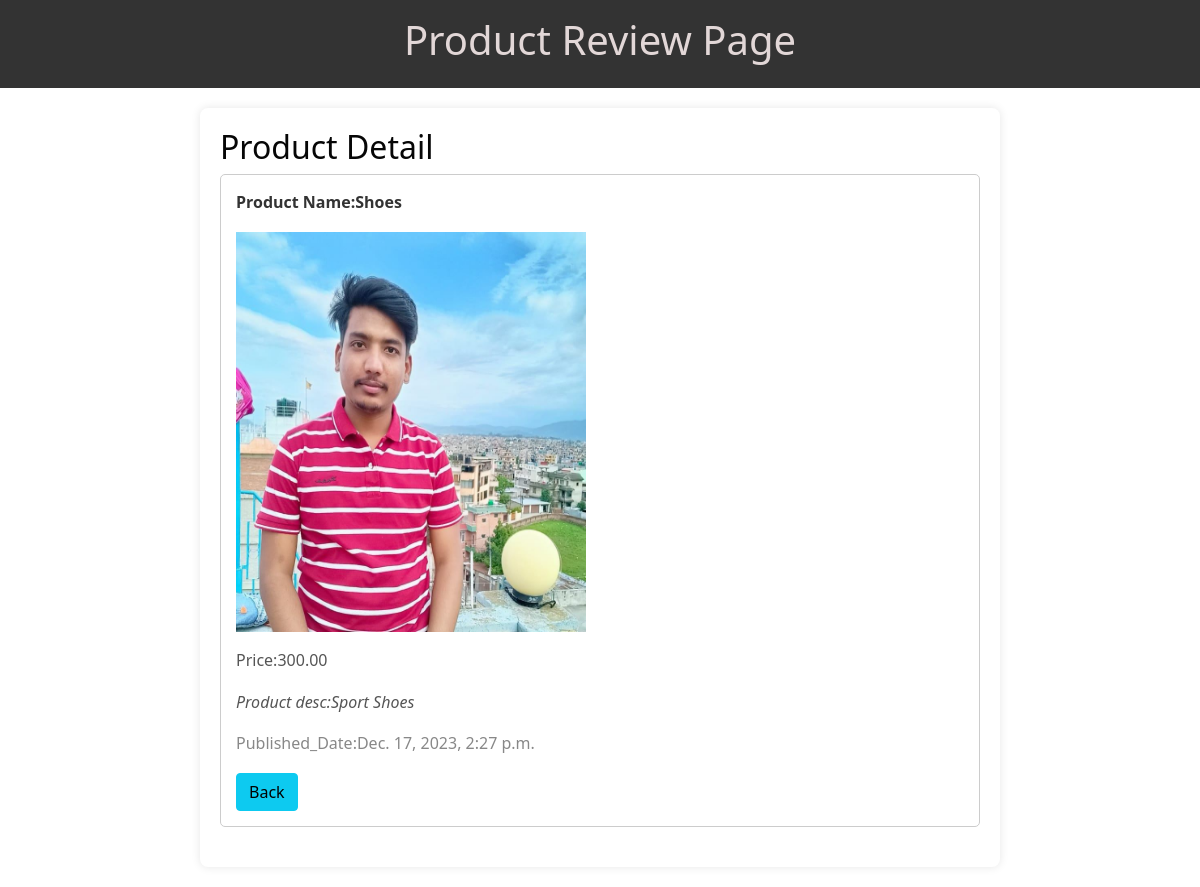
Screenshot of /product/product_detail/1 with the database file from the repository.
### Product_app/models.py (models this page shows, shortened)
class Product(models.Model):
    name=models.CharField(max_length=255)
    price=models.DecimalField(max_digits=5,decimal_places=2)
    desc=models.TextField()
    img=models.ImageField(upload_to='Product_img/')
    created=models.DateTimeField(auto_now_add=True)
    updated=models.DateTimeField(auto_now=True)

### Product_app/views.py (the view)
# urls.py: path('product_detail/<int:id>',Product_detail,name='product_detail'),
def Product_detail(request,id):
    product=Product.objects.get(id=id)
    return render(request,'Product_detail.html',{'data':product})

### Product_app/templates/Product_detail.html (shortened to what this page needs)
{% extends "base.html" %}
{% block content %}
<header>
    <h1>Product Review Page</h1>
</header>
<main>
    <h2>Product Detail</h2>
    <div class="review">
        <p class="review-author">Product Name:{{data.name}}</p>
        <p class="review-date"><img src={{data.img.url}} height=400px width=350px></p>
        <div class="review-content">
            <p>Price:{{data.price}}</p>
            <p><i>Product desc:{{data.desc}}</i></p>
        </div>
        <p class="review-date">Published_Date:{{data.created}}</p>
        <a href="{% url "Product_View" %}"><button type="button" class="btn btn-info">Back</button></a>
    </div>
</main>
{% endblock %}

### static/style.css (style rules this page uses)
body { font-family: 'Arial', sans-serif; margin: 0; padding: 0; background-color: #f5f5f5; }
header { background-color: #333; color: rgb(255, 255, 255); text-align: center; padding: 1em; }
main { max-width: 800px; margin: 20px auto; padding: 20px; background-color: white; box-shadow: 0 0 10px rgba(0, 0, 0, 0.1); border-radius: 8px; }
h1 { color: #e2d7d7; }
h2 { color: #060606; }
p { line-height: 1.6; color: #555; }
.review { border: 1px solid #ccc; padding: 15px; margin-bottom: 20px; border-radius: 5px; }
.review-author { font-weight: bold; color: #333; }
.review-date { color: #888; }
.review-content { margin-top: 10px; }

### rows the page displays
Product: name "Shoes", img (placeholder picture), price "300.00", desc "Sport Shoes", created "Dec. 17, 2023, 2:27 p.m."
